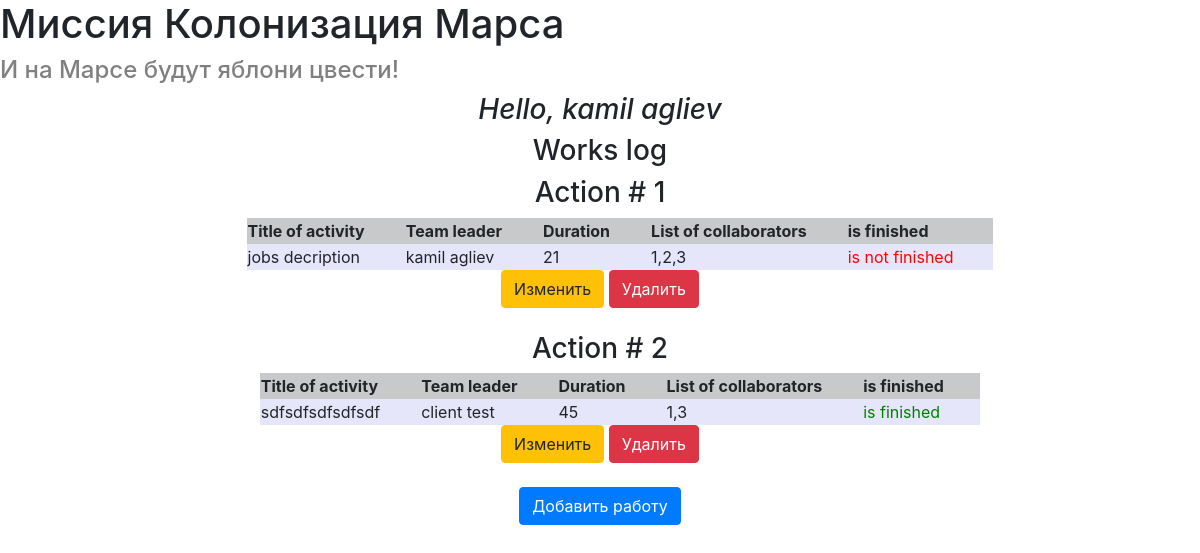
The page /page (signed in) on the database as committed earlier.
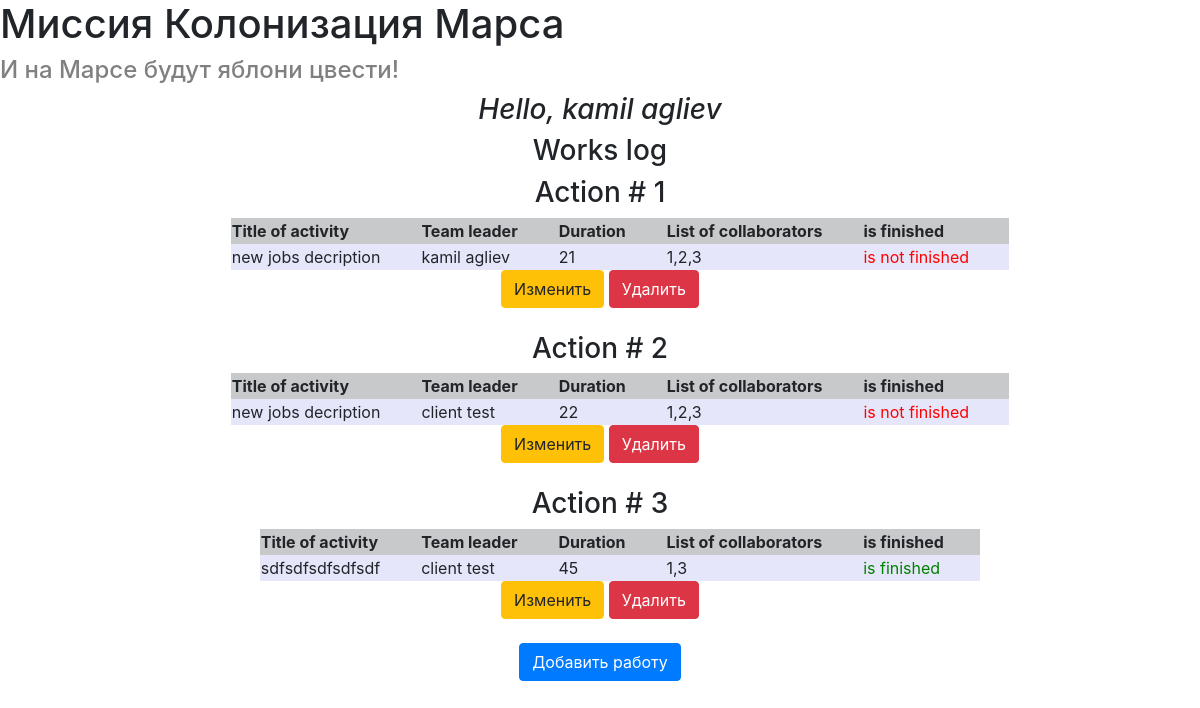
The same page on the database as committed later.
### data/users.py (models this page shows, shortened)
class User(SqlAlchemyBase, UserMixin, SerializerMixin):
    __tablename__ = 'users'
    id = sqlalchemy.Column(sqlalchemy.Integer,
                           primary_key=True, autoincrement=True)
    email = sqlalchemy.Column(sqlalchemy.String, unique=True)
    name = sqlalchemy.Column(sqlalchemy.String)
    surname = sqlalchemy.Column(sqlalchemy.String)
    password = sqlalchemy.Column(sqlalchemy.String)
    hashed_password = sqlalchemy.Column(sqlalchemy.String, nullable=True)
    jobs = orm.relation("Jobs", back_populates='user')

### data/jobs.py (models this page shows)
class Jobs(SqlAlchemyBase, SerializerMixin):
    __tablename__ = 'jobs'
    id = sqlalchemy.Column(sqlalchemy.Integer,
                           primary_key=True, autoincrement=True)
    team_leader = sqlalchemy.Column(sqlalchemy.Integer,
                                    sqlalchemy.ForeignKey("users.id"))
    user = orm.relation('User')
    job = sqlalchemy.Column(sqlalchemy.String)
    work_size = sqlalchemy.Column(sqlalchemy.Integer)
    collaborators = sqlalchemy.Column(sqlalchemy.String)
    start_date = sqlalchemy.Column(sqlalchemy.String)
    end_date = sqlalchemy.Column(sqlalchemy.String)
    is_finished = sqlalchemy.Column(sqlalchemy.Boolean)
    creator = sqlalchemy.Column(sqlalchemy.Integer)

### server.py (the view)
@app.route('/page')
def page():
    s = db_session.create_session()
    jobs = s.query(Jobs).all()
    users_jobs = []
    for job in jobs:
        if str(current_user.id) in job.collaborators.split(
                ',') or job.team_leader == current_user.id:
            job.user = s.query(User).filter(User.id == job.team_leader).first()
            users_jobs.append(job)
    return render_template('page.html', title='myPage', jobs=users_jobs)

### data/db_session.py (called while the page is built)
def create_session() -> Session:
    global __factory
    return __factory()

### server.py (called while the page is built)
@login_manager.user_loader
def load_user(user_id):
    s = db_session.create_session()
    return s.query(User).get(user_id)

### templates/page.html
{% extends "base.html" %}
{% block content %}
<center>
    <h3><em>Hello, {{current_user.name}} {{current_user.surname}}</em></h3>
    <h3>Works log</h3>
    {% for job in jobs%}
    <h3>Action # {{loop.index}}</h3>
    <table style="margin-left:40px;">
        <tr bgcolor="#C8C9CA">
            <th style="padding-right: 40px;">Title of activity</th>
            <th style="padding-right: 40px;">Team leader</th>
            <th style="padding-right: 40px;">Duration</th>
            <th style="padding-right: 40px;">List of collaborators</th>
            <th>is finished</th>
        </tr>
        <tr bgcolor="#E6E6FA">
            <td style="padding-right: 40px;">{{job.job}}</td>
            <td style="padding-right: 40px;">{{job.user.name}} {{job.user.surname}}</td>
            <td style="padding-right: 40px;">{{job.work_size}}</td>
            <td style="padding-right: 40px;">{{job.collaborators}}</td>
            {%if job.is_finished%}
            <td style="padding-right: 40px;color: green;">is finished</td>
            {%else%}
            <td style="padding-right: 40px;color: red;">is not finished</td>
            {%endif%}
        </tr>
    </table>
    {% if current_user.is_authenticated %}
    <div>
        <a href="/job/{{ job.id }}" class="btn btn-warning">Изменить</a>
        <a href="/job_delete/{{ job.id }}" class="btn btn-danger">Удалить</a>
    </div>
{% endif %}
    <br>
{% endfor %}
    <a class="btn btn-primary " href="/add_job">Добавить работу</a>
</center>
{% endblock %}

### templates/base.html (shortened to what this page needs)
<!DOCTYPE html>
<html lang="ru">
<head>
    <link rel="stylesheet"
          href="https://stackpath.bootstrapcdn.com/bootstrap/4.4.1/css/bootstrap.min.css"
>
    <link rel="stylesheet" type="text/css" href="/static/css/style.css"/>
</head>
<body>
<h1>Миссия Колонизация Марса</h1>
<h4>И на Марсе будут яблони цвести!</h4>
{% block content %}
{% endblock %}
</body>
</html>

### static/css/style.css (style rules this page uses)
tr { bgcolor: grey; }
h4 { color: grey; }

Rows that differ between the two databases and show on the page:
changed Jobs "kamil": job "jobs decription" → "new jobs decription"
now on this page (row edited): Jobs: job "new jobs decription", user.name "client", user.surname "test", work_size "22", collaborators "1,2,3", is_finished "is not finished"
